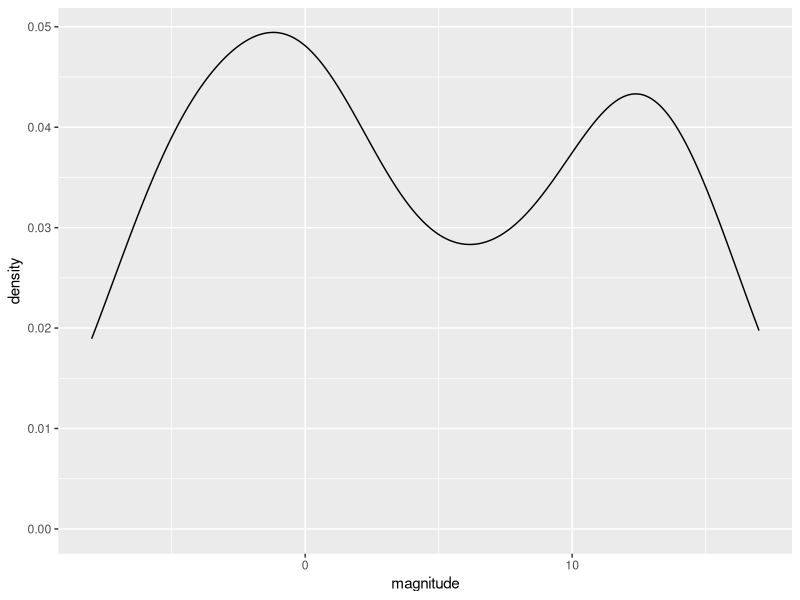
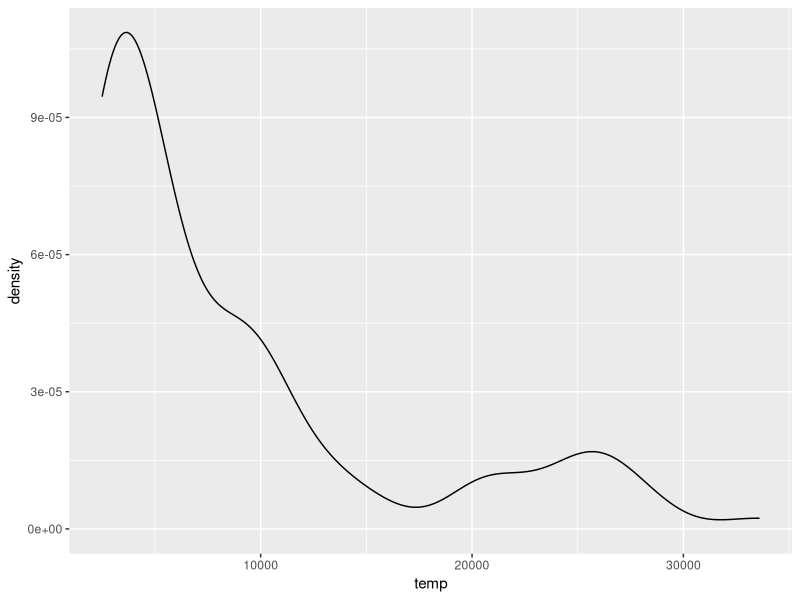
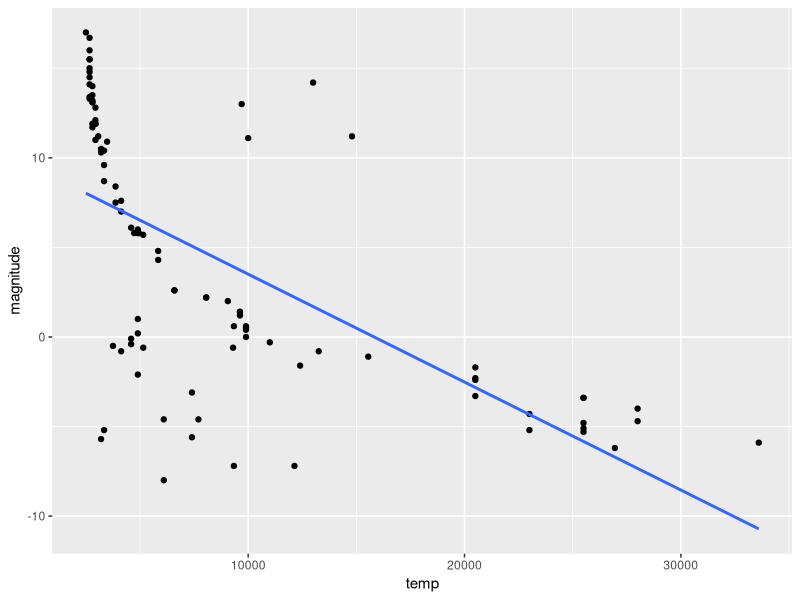
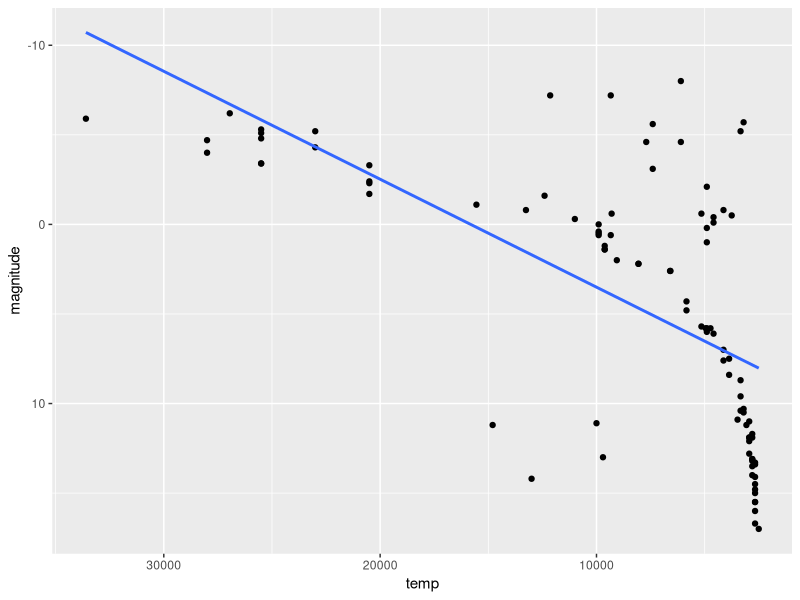
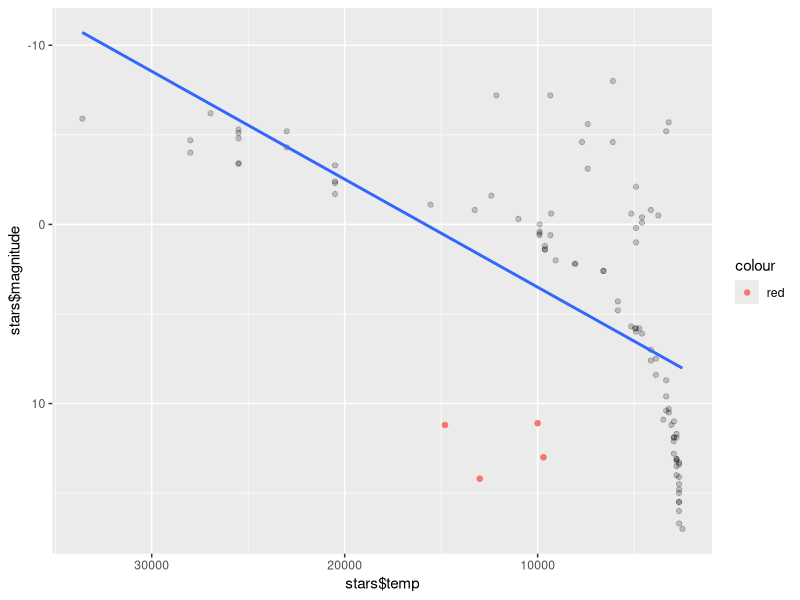
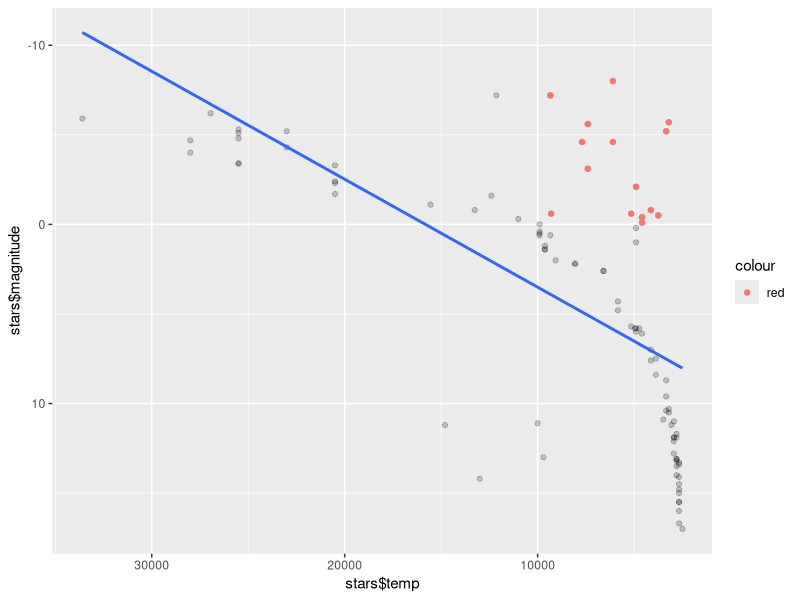
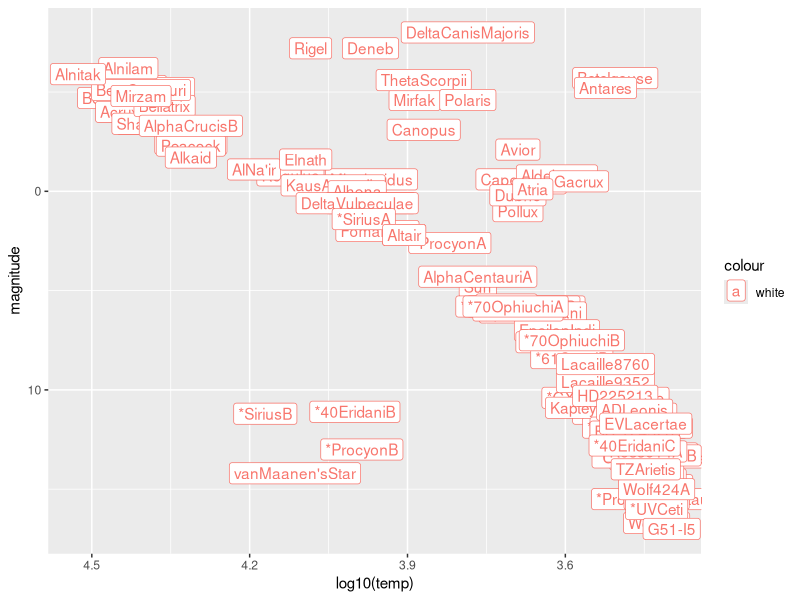
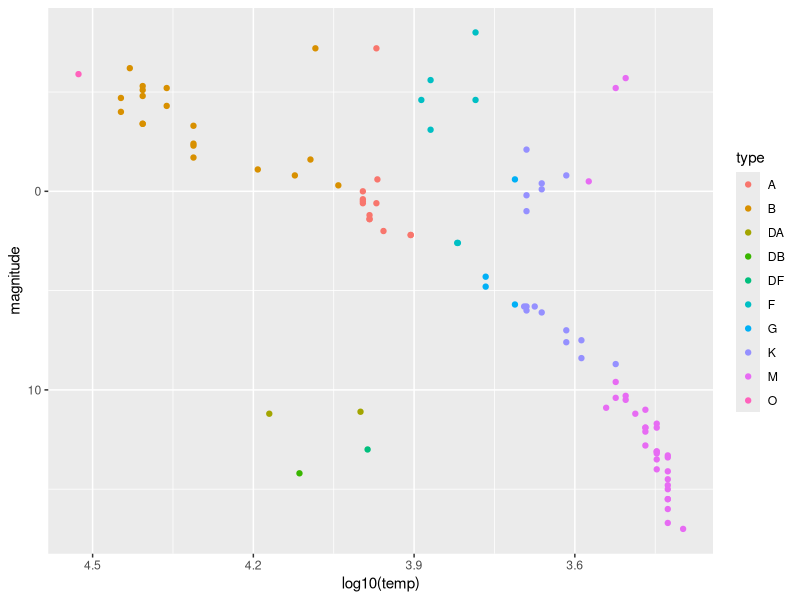

Here is the R script that generated these plots, in order:
## ---- chunk 1
knitr::opts_chunk$set(echo = TRUE)
## ---- chunk 2
library(tidyverse)
library(dslabs)
data(stars)
options(digits = 3)   # report 3 significant digits
## ---- chunk 3
stars <- as.data.frame(stars)
## ---- chunk 4
mean(stars$magnitude)
sd(stars$magnitude)
## ---- chunk 5
stars%>%
  ggplot(aes(magnitude))+
  geom_density()
## ---- chunk 6
stars%>%
  ggplot(aes(temp))+
  geom_density()
## ---- chunk 7
stars%>%
  ggplot(aes(temp, magnitude))+
  geom_point()+
  geom_smooth(method = "lm", se = FALSE)
## ---- chunk 8
stars%>%
  ggplot(aes(temp, magnitude))+
  geom_point()+
  geom_smooth(method = "lm", se = FALSE)+
  scale_x_continuous(trans='log10')+
  scale_y_reverse()+
  scale_x_reverse()
  
## ---- chunk 9
wdwarf<- stars%>%
  filter(magnitude > 10 & temp > 9000)

stars%>%
  ggplot(aes(x = stars$temp, y = stars$magnitude))+
  geom_point(alpha = 0.2)+
  geom_point(data = wdwarf, aes(x = temp, 
                                y = magnitude, 
                                color = "red",))+
  geom_smooth(method = "lm", 
              se = FALSE)+
  scale_x_continuous(trans='log10')+
  scale_y_reverse()+
  scale_x_reverse()
  
## ---- chunk 10
rgiant<- stars%>%
  filter(magnitude < 0 & temp < 10000)

stars%>%
  ggplot(aes(x = stars$temp, y = stars$magnitude))+
  geom_point(alpha = 0.2)+
  geom_point(data = rgiant, aes(x = temp, 
                                y = magnitude, 
                                color = "red",))+
  geom_smooth(method = "lm", 
              se = FALSE)+
  scale_x_continuous(trans='log10')+
  scale_y_reverse()+
  scale_x_reverse()
## ---- chunk 11

stars%>%
  ggplot(aes(x = log10(temp), y = magnitude))+
  geom_point()+
  geom_label(aes(label = star, 
                 color = "white", 
                 ))+
  scale_y_reverse()+
  scale_x_reverse()
## ---- chunk 12
stars%>%
  ggplot(aes(log10(temp),magnitude, color = type))+
  geom_point()+
  scale_y_reverse()+
  scale_x_reverse()
